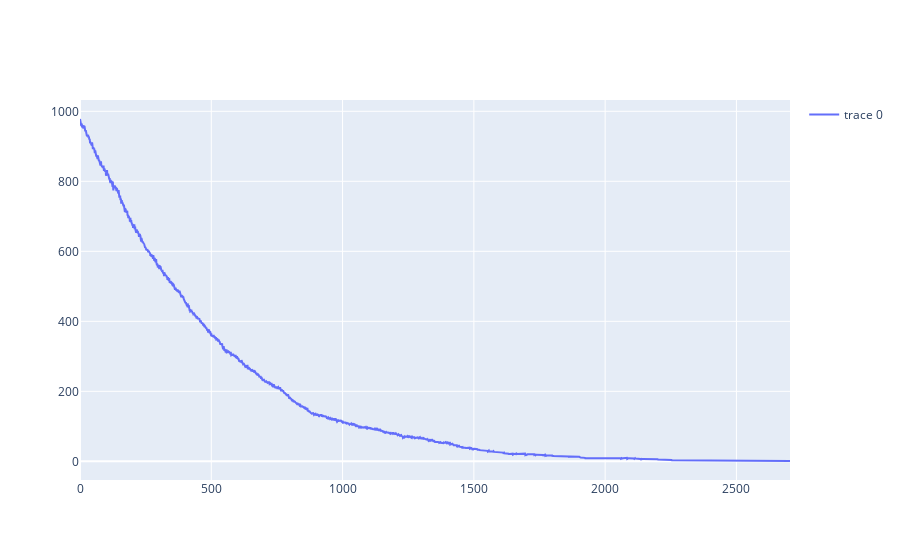

Write notebook code for a chart like this one.
### Code cell
import plotly.offline as py                    #保存图表，相当于plotly.plotly as py，同时增加了离线功能
py.init_notebook_mode(connected=True)          #离线绘图时，需要额外进行初始化
import plotly.graph_objects as go # 引入plotly底层绘图库

trace = go.Scatter(
     x = x1,
     y = y1,
     showlegend=True
)
data = [trace]

py.iplot(data)

### Figure 1 — Plotly figure (JSON) as saved in the notebook; plotly's stock layout.template omitted (floating-point values rounded to 4 significant figures; data arrays with more than 128 entries replaced by an {"elided": "..."} marker saying what was removed)
{"data": [{"showlegend": true, "type": "scatter", "x": {"elided": "2703 int values"}, "y": {"elided": "2703 int values"}}], "layout": {"autosize": true, "xaxis": {"autorange": true, "range": [0, 2704], "type": "linear"}, "yaxis": {"autorange": true, "range": [-53.28, 1032.0], "type": "linear"}}}
